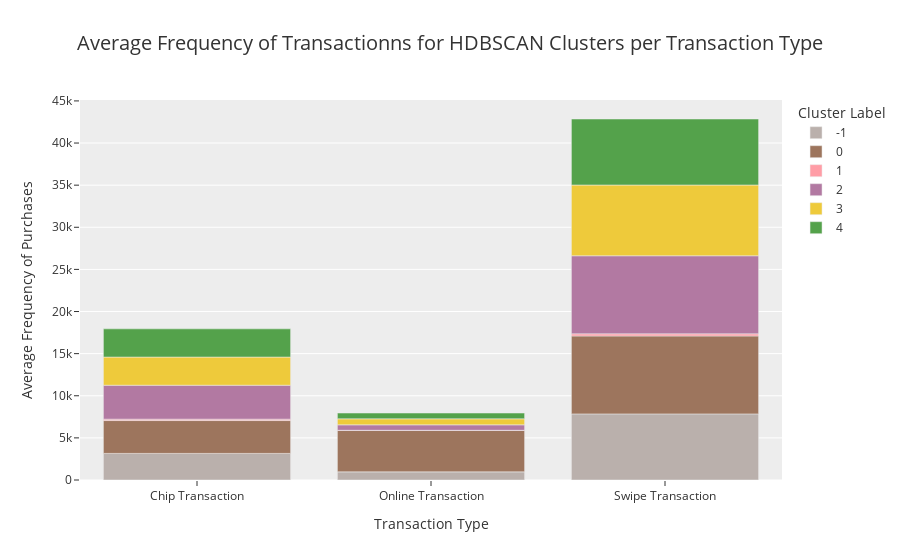

The notebook cell this image was saved under:
### Code cell
# plotting frequency for the HDBSCAN clusters
fig = px.bar(
    df_hier,
    x="transaction_type",
    y="support",
    color="cluster_hdbscan",
    title="Average Frequency of Transactionns for HDBSCAN Clusters per Transaction Type",
    hover_data=["transaction_type", "support"],
    labels={
        "support": "Average Frequency of Purchases",
        "transaction_type": "Transaction Type",
        "cluster_hdbscan": "Cluster Label",
    },
    color_discrete_sequence=px.colors.qualitative.T10_r,
    template="ggplot2",
)

fig.update_xaxes(categoryorder="category ascending", showgrid=False, ticks="outside")

fig.update_layout(
    title_font_size=20,
)

fig.show()

### Figure 1 — Plotly figure (JSON) as saved in the notebook; plotly's stock layout.template omitted (floating-point values rounded to 4 significant figures)
{"data": [{"alignmentgroup": "True", "hovertemplate": "Cluster Label=-1<br>Transaction Type=%{x}<br>Average Frequency of Purchases=%{y}<extra></extra>", "legendgroup": "-1", "marker": {"color": "#BAB0AC"}, "name": "-1", "offsetgroup": "-1", "orientation": "v", "showlegend": true, "textposition": "auto", "type": "bar", "x": ["Chip Transaction", "Online Transaction", "Swipe Transaction"], "xaxis": "x", "y": [3157.0, 967.4, 7847.0], "yaxis": "y"}, {"alignmentgroup": "True", "hovertemplate": "Cluster Label=0<br>Transaction Type=%{x}<br>Average Frequency of Purchases=%{y}<extra></extra>", "legendgroup": "0", "marker": {"color": "#9D755D"}, "name": "0", "offsetgroup": "0", "orientation": "v", "showlegend": true, "textposition": "auto", "type": "bar", "x": ["Chip Transaction", "Online Transaction", "Swipe Transaction"], "xaxis": "x", "y": [3899.0, 4920.0, 9254.0], "yaxis": "y"}, {"alignmentgroup": "True", "hovertemplate": "Cluster Label=1<br>Transaction Type=%{x}<br>Average Frequency of Purchases=%{y}<extra></extra>", "legendgroup": "1", "marker": {"color": "#FF9DA6"}, "name": "1", "offsetgroup": "1", "orientation": "v", "showlegend": true, "textposition": "auto", "type": "bar", "x": ["Chip Transaction", "Online Transaction", "Swipe Transaction"], "xaxis": "x", "y": [167.2, 16.94, 248.7], "yaxis": "y"}, {"alignmentgroup": "True", "hovertemplate": "Cluster Label=2<br>Transaction Type=%{x}<br>Average Frequency of Purchases=%{y}<extra></extra>", "legendgroup": "2", "marker": {"color": "#B279A2"}, "name": "2", "offsetgroup": "2", "orientation": "v", "showlegend": true, "textposition": "auto", "type": "bar", "x": ["Chip Transaction", "Online Transaction", "Swipe Transaction"], "xaxis": "x", "y": [4027.0, 644.3, 9268.0], "yaxis": "y"}, {"alignmentgroup": "True", "hovertemplate": "Cluster Label=3<br>Transaction Type=%{x}<br>Average Frequency of Purchases=%{y}<extra></extra>", "legendgroup": "3", "marker": {"color": "#EECA3B"}, "name": "3", "offsetgroup": "3", "orientation": "v", "showlegend": true, "textposition": "auto", "type": "bar", "x": ["Chip Transaction", "Online Transaction", "Swipe Transaction"], "xaxis": "x", "y": [3345.0, 713.6, 8401.0], "yaxis": "y"}, {"alignmentgroup": "True", "hovertemplate": "Cluster Label=4<br>Transaction Type=%{x}<br>Average Frequency of Purchases=%{y}<extra></extra>", "legendgroup": "4", "marker": {"color": "#54A24B"}, "name": "4", "offsetgroup": "4", "orientation": "v", "showlegend": true, "textposition": "auto", "type": "bar", "x": ["Chip Transaction", "Online Transaction", "Swipe Transaction"], "xaxis": "x", "y": [3348.0, 685.0, 7835.0], "yaxis": "y"}], "layout": {"barmode": "relative", "legend": {"title": {"text": "Cluster Label"}, "tracegroupgap": 0}, "title": {"font": {"size": 20}, "text": "Average Frequency of Transactionns for HDBSCAN Clusters per Transaction Type"}, "xaxis": {"anchor": "y", "categoryorder": "category ascending", "domain": [0, 1], "showgrid": false, "ticks": "outside", "title": {"text": "Transaction Type"}}, "yaxis": {"anchor": "x", "domain": [0, 1], "title": {"text": "Average Frequency of Purchases"}}}}
